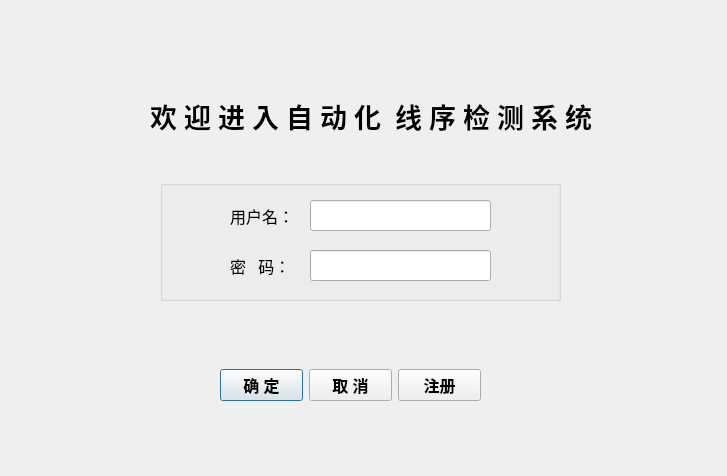
<?xml version="1.0" encoding="UTF-8"?>
<ui version="4.0">
 <class>LoginDlg</class>
 <widget class="QDialog" name="LoginDlg">
  <property name="geometry">
   <rect>
    <x>0</x>
    <y>0</y>
    <width>727</width>
    <height>476</height>
   </rect>
  </property>
  <property name="windowTitle">
   <string>登录界面</string>
  </property>
  <widget class="QLabel" name="label_4">
   <property name="geometry">
    <rect>
     <x>150</x>
     <y>100</y>
     <width>441</width>
     <height>31</height>
    </rect>
   </property>
   <property name="font">
    <font>
     <family>微软雅黑</family>
     <pointsize>20</pointsize>
     <weight>75</weight>
     <bold>true</bold>
    </font>
   </property>
   <property name="text">
    <string>欢 迎 进 入 自 动 化  线 序 检 测 系 统</string>
   </property>
  </widget>
  <widget class="QGroupBox" name="groupBox">
   <property name="geometry">
    <rect>
     <x>160</x>
     <y>180</y>
     <width>401</width>
     <height>121</height>
    </rect>
   </property>
   <property name="font">
    <font>
     <family>微软雅黑</family>
     <pointsize>12</pointsize>
    </font>
   </property>
   <property name="title">
    <string/>
   </property>
   <widget class="QLabel" name="label">
    <property name="geometry">
     <rect>
      <x>70</x>
      <y>20</y>
      <width>61</width>
      <height>31</height>
     </rect>
    </property>
    <property name="font">
     <font>
      <family>微软雅黑</family>
      <pointsize>12</pointsize>
     </font>
    </property>
    <property name="text">
     <string>用户名：</string>
    </property>
   </widget>
   <widget class="QLabel" name="label_2">
    <property name="geometry">
     <rect>
      <x>70</x>
      <y>70</y>
      <width>61</width>
      <height>31</height>
     </rect>
    </property>
    <property name="font">
     <font>
      <family>微软雅黑</family>
      <pointsize>12</pointsize>
     </font>
    </property>
    <property name="text">
     <string>密   码：</string>
    </property>
   </widget>
   <widget class="QLineEdit" name="txtname">
    <property name="geometry">
     <rect>
      <x>150</x>
      <y>20</y>
      <width>181</width>
      <height>31</height>
     </rect>
    </property>
   </widget>
   <widget class="QLineEdit" name="txtpwd">
    <property name="geometry">
     <rect>
      <x>150</x>
      <y>70</y>
      <width>181</width>
      <height>31</height>
     </rect>
    </property>
   </widget>
  </widget>
  <widget class="QWidget" name="horizontalLayoutWidget">
   <property name="geometry">
    <rect>
     <x>220</x>
     <y>360</y>
     <width>261</width>
     <height>51</height>
    </rect>
   </property>
   <layout class="QHBoxLayout" name="horizontalLayout">
    <item>
     <widget class="QPushButton" name="pushButton_sure">
      <property name="font">
       <font>
        <family>微软雅黑</family>
        <pointsize>12</pointsize>
        <weight>75</weight>
        <bold>true</bold>
       </font>
      </property>
      <property name="text">
       <string>确 定</string>
      </property>
     </widget>
    </item>
    <item>
     <widget class="QPushButton" name="pushButton_cancel">
      <property name="font">
       <font>
        <family>微软雅黑</family>
        <pointsize>12</pointsize>
        <weight>75</weight>
        <bold>true</bold>
       </font>
      </property>
      <property name="text">
       <string>取 消</string>
      </property>
     </widget>
    </item>
    <item>
     <widget class="QPushButton" name="pushButton_signup">
      <property name="font">
       <font>
        <family>微软雅黑</family>
        <pointsize>12</pointsize>
        <weight>75</weight>
        <bold>true</bold>
       </font>
      </property>
      <property name="text">
       <string>注册</string>
      </property>
     </widget>
    </item>
   </layout>
  </widget>
 </widget>
 <resources/>
 <connections/>
</ui>
